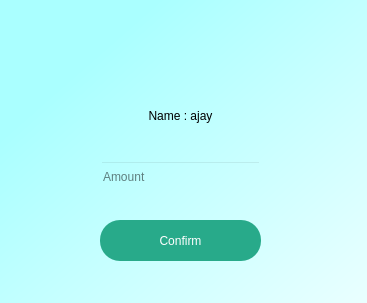
<?xml version="1.0" encoding="UTF-8"?>
<ui version="4.0">
 <class>Dialog</class>
 <widget class="QDialog" name="Dialog">
  <property name="geometry">
   <rect>
    <x>0</x>
    <y>0</y>
    <width>367</width>
    <height>303</height>
   </rect>
  </property>
  <property name="windowTitle">
   <string>Dialog</string>
  </property>
  <widget class="QWidget" name="bgwidget" native="true">
   <property name="geometry">
    <rect>
     <x>0</x>
     <y>0</y>
     <width>521</width>
     <height>411</height>
    </rect>
   </property>
   <property name="styleSheet">
    <string notr="true">QWidget#bgwidget{
background-color:qlineargradient(spread:pad, x1:0.124955, y1:0.199, x2:0.909091, y2:0.903, stop:0 rgba(170, 255, 255, 255), stop:1 rgba(255, 255, 255, 255));
}</string>
   </property>
   <widget class="QLabel" name="label">
    <property name="geometry">
     <rect>
      <x>48</x>
      <y>29</y>
      <width>261</width>
      <height>31</height>
     </rect>
    </property>
    <property name="styleSheet">
     <string notr="true">font: 700 10pt &quot;Segoe UI&quot;;</string>
    </property>
    <property name="text">
     <string/>
    </property>
    <property name="alignment">
     <set>Qt::AlignmentFlag::AlignCenter</set>
    </property>
   </widget>
   <widget class="QPushButton" name="pushButton_2">
    <property name="geometry">
     <rect>
      <x>100</x>
      <y>220</y>
      <width>161</width>
      <height>41</height>
     </rect>
    </property>
    <property name="styleSheet">
     <string notr="true">QPushButton{
border-radius : 20px;
background-color:rgb(40, 170, 138);
color:rgb(255, 255, 255);
}</string>
    </property>
    <property name="text">
     <string>Confirm</string>
    </property>
   </widget>
   <widget class="QLabel" name="label_2">
    <property name="geometry">
     <rect>
      <x>80</x>
      <y>100</y>
      <width>201</width>
      <height>31</height>
     </rect>
    </property>
    <property name="styleSheet">
     <string notr="true">font: 700 10pt &quot;Segoe UI&quot;;</string>
    </property>
    <property name="text">
     <string>Name : ajay</string>
    </property>
    <property name="alignment">
     <set>Qt::AlignmentFlag::AlignCenter</set>
    </property>
   </widget>
   <widget class="QLineEdit" name="lineEdit">
    <property name="geometry">
     <rect>
      <x>100</x>
      <y>161</y>
      <width>161</width>
      <height>31</height>
     </rect>
    </property>
    <property name="styleSheet">
     <string notr="true">background-color:transparent;</string>
    </property>
    <property name="placeholderText">
     <string>Amount</string>
    </property>
    <property name="clearButtonEnabled">
     <bool>false</bool>
    </property>
   </widget>
  </widget>
 </widget>
 <resources/>
 <connections/>
</ui>
